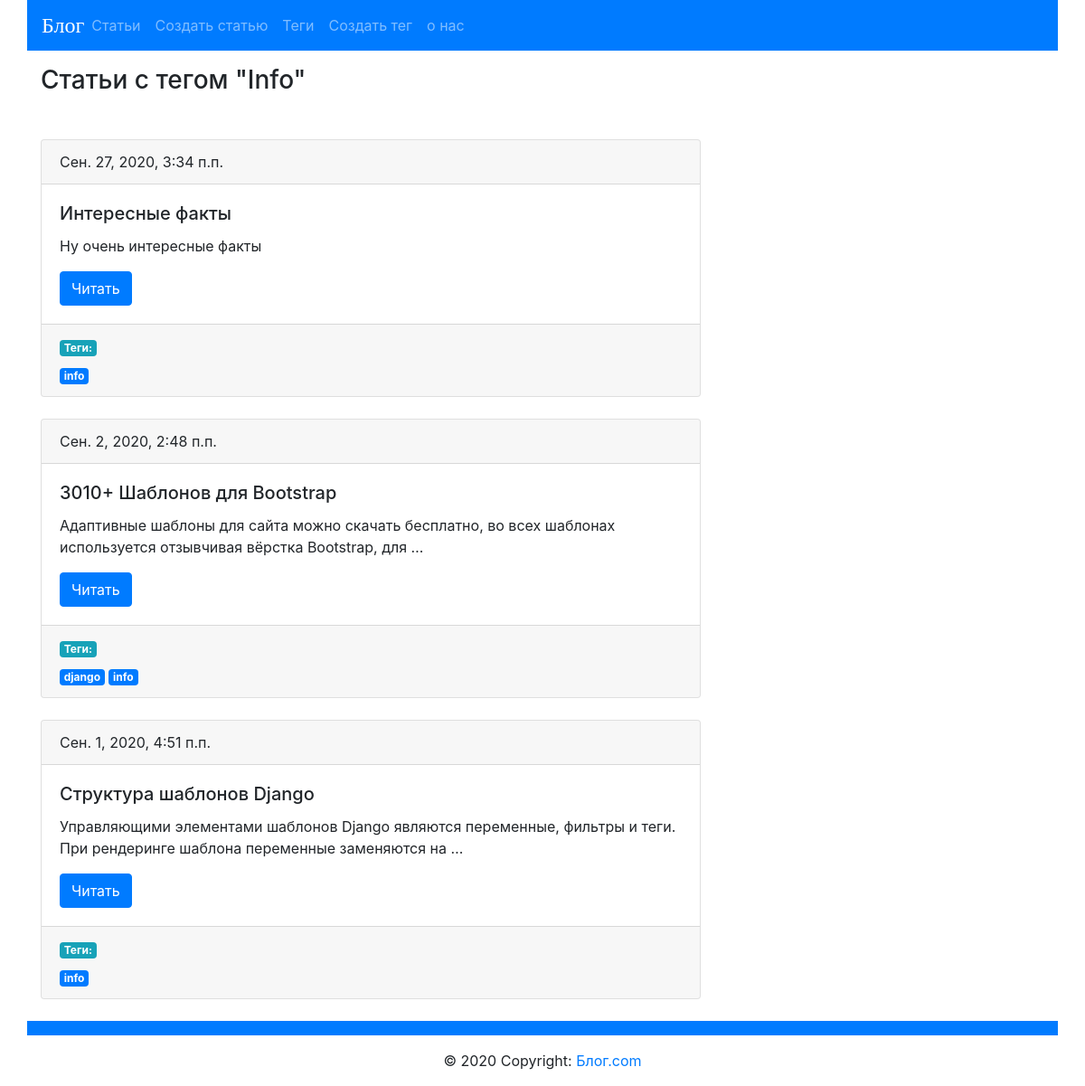
The page /blog/tag/info/ on the database its author committed.
### blog/models.py (models this page shows, shortened)
class Tag(models.Model):
    title=models.CharField(max_length=50,unique=True)
    slug = models.SlugField(max_length=50,unique=True,blank=True)
    def get_absolute_url(self):
        return reverse("tag_detail_url", kwargs={"slug": self.slug})

class Post(models.Model):
        title=models.CharField(max_length=150,db_index=True,verbose_name="Заголовок")
        slug=models.CharField(max_length=150,blank=True,unique=True)
        body=models.TextField(blank=True,db_index=True,verbose_name="Текст статьи")
        date_pub=models.DateTimeField(auto_now_add=True)
        tags=models.ManyToManyField('Tag',blank=True,related_name='posts', verbose_name="Теги")
        def get_absolute_url(self):
            return reverse("post_detail_url", kwargs={"slug": self.slug})
        def get_update_url(self):
            return reverse("post_update_url", kwargs={"slug": self.slug})
        def get_delete_url(self):
            return reverse("post_delete_url", kwargs={"slug": self.slug})
        class Meta:
          verbose_name="Статья"
          verbose_name_plural = "Статьи"
          ordering = ['-date_pub']

### blog/views.py (the view)
# urls.py: path('tag/<str:slug>/',TagDetail.as_view(), name='tag_detail_url'),
class TagDetail(ObjectDetailMixin,View):
    model = Tag
    template = 'blog/tags_detail.html'
    template_red = 'tags_list_url'

### blog/utils.py (called while the page is built)
    def get(self,request,slug):
        if self.model.__name__ == "Post":
            obj = get_object_or_404(self.model,slug__iexact=slug)
            comm = obj.comment_set.all()
            form = CommentForm( {"post":obj})
            return render(request, self.template,
                      context={self.model.__name__.lower(): obj,"comm":comm,"form": form,"admin_obj":obj})
        else:
            obj = get_object_or_404(self.model, slug__iexact=slug)
            print("!!!!!!!!")
            print("!!!!!!!!")
            print("!!!!!!!!")
            print(slug)
            print("!!!!!!!!")
            print("!!!!!!!!")
            return render(request, self.template,
                          context={self.model.__name__.lower(): obj,"admin_obj":obj})

### blog/templates/blog/tags_detail.html
{% extends "blog/base_blog.html" %}
    {% block content %}
        <h3 class="mb-5 mt-3">Статьи с тегом "{{tag.title|title}}"</h3>
            {% for post in tag.posts.all %}
                {%include 'blog/includes/postcard.html'%}
            {% endfor %}
    {% endblock content %}

### blog/templates/blog/includes/postcard.html
    <div class="card">
            <div class="card-header">
                {{ post.date_pub }}
            </div>
            <div class="card-body">
                <h5 class="card-title"> {{ post.title }}</h5>
                <p class="card-text"> {{ post.body|truncatewords:15 }}</p>
                <a href="{{post.get_absolute_url}}" class="btn btn-primary">Читать</a>
            </div>
            <div class="card-footer text-muted">
                <h6 class="badge badge-info">Теги: </h6>
                <br>
                {% for tag in post.tags.all %}
                    <a href="{{tag.get_absolute_url}}" class="badge badge-primary">{{tag.title}}</h5> </a>
                {% endfor %}
            </div>
    </div>
    <br>

### rows shown on the page
Tag: title "Info", title "info"
Post: date_pub "Сен. 27, 2020, 3:34 п.п.", title "Интересные факты", body "Ну очень интересные факты"
Post: date_pub "Сен. 2, 2020, 2:48 п.п.", title "3010+ Шаблонов для Bootstrap", body "Адаптивные шаблоны для сайта можно скачать бесплатно, во всех шаблонах используется отзывчивая вёрстка Bootstrap, для …"
Tag: title "django"
Post: date_pub "Сен. 1, 2020, 4:51 п.п.", title "Структура шаблонов Django", body "Управляющими элементами шаблонов Django являются переменные, фильтры и теги. При рендеринге шаблона переменные заменяются на …"
